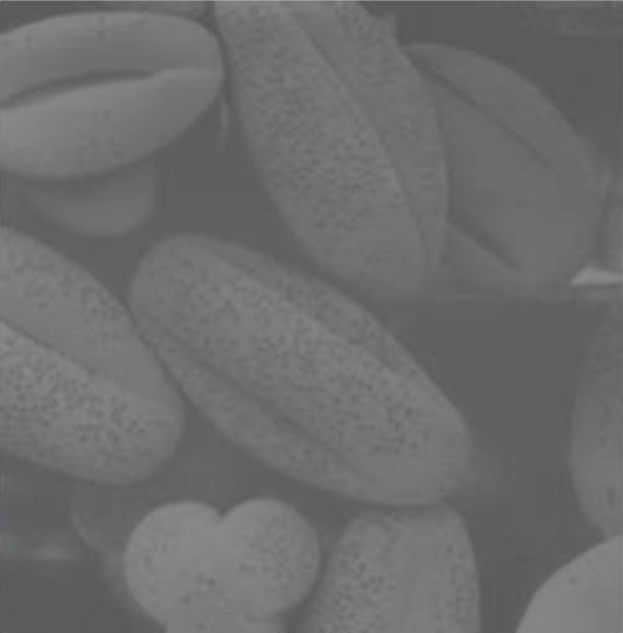
#> input picture Week 4/IntensityTransformation/beans.png, 623 x 633 px
$ python ThresholdingFunction.py
#> lines starting #> are read from the running program, lines starting #| are printed output that depends on the picture; after the words box and inside, x2 and y2 are one past the last pixel; in counts of white or black regions, pixels touching at a corner belong together
import numpy as np
import cv2

# Define input image
input_image = cv2.imread('beans.png', 0)
#> input_image: shape (633, 623); min 86, max 162, mean 109.2

max_p = np.max(input_image)
#> max_p = 162
min_p = np.min(input_image)
#> min_p = 86

# Apply thresholding
threshold = 120
output_image = np.zeros(input_image.shape, dtype=np.uint8)
output_image[input_image > threshold] = 255

# Display the input and output images
cv2.imshow('input', input_image)
cv2.imshow('thresholded', output_image)
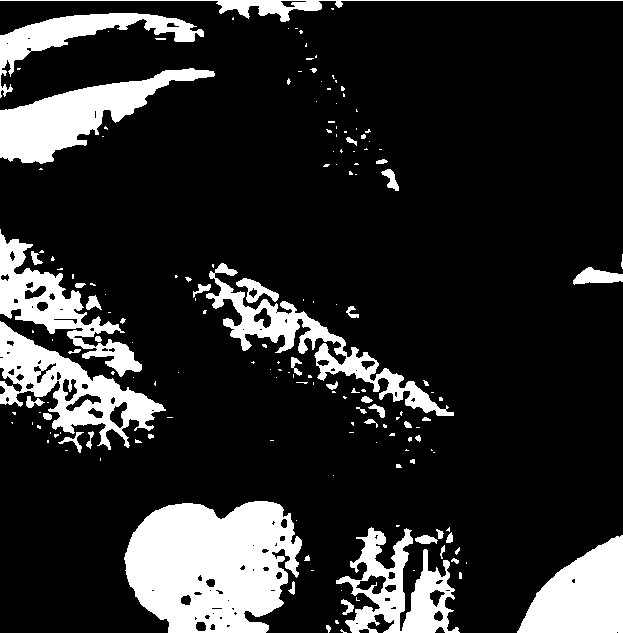
#> window 'thresholded': shape (633, 623); 16.9% white; 173 white regions (117 under 20 px), largest, box (x1, y1, x2, y2) and area: (124, 501, 302, 633) 17797, (0, 68, 215, 164) 7703, (0, 321, 166, 450) 7079

key = cv2.waitKey(0)
#> (key Esc is pressed here)

$ run again, with Week 4/IntensityTransformation/angiogram.png copied over Week 4/IntensityTransformation/beans.png
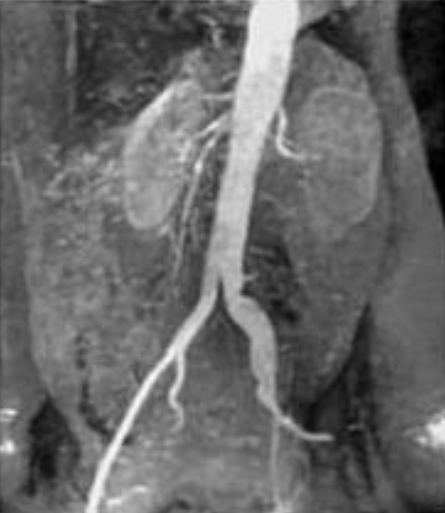
#> input picture Week 4/IntensityTransformation/angiogram.png, 445 x 513 px
#> input_image is the input picture: shape (513, 445); min 0, max 252, mean 103.7
#> max_p = 252
#> min_p = 0
#> `cv2.imshow('thresholded', output_image)`:
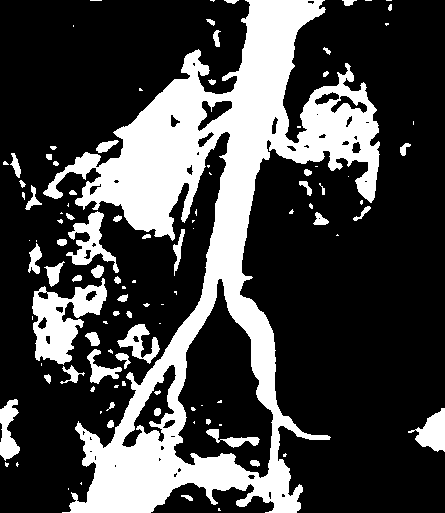
#> window 'thresholded': shape (513, 445); 27.2% white; 106 white regions (52 under 20 px), largest, box (x1, y1, x2, y2) and area: (43, 0, 380, 513) 50990, (32, 278, 107, 365) 3146, (66, 211, 119, 273) 1180
